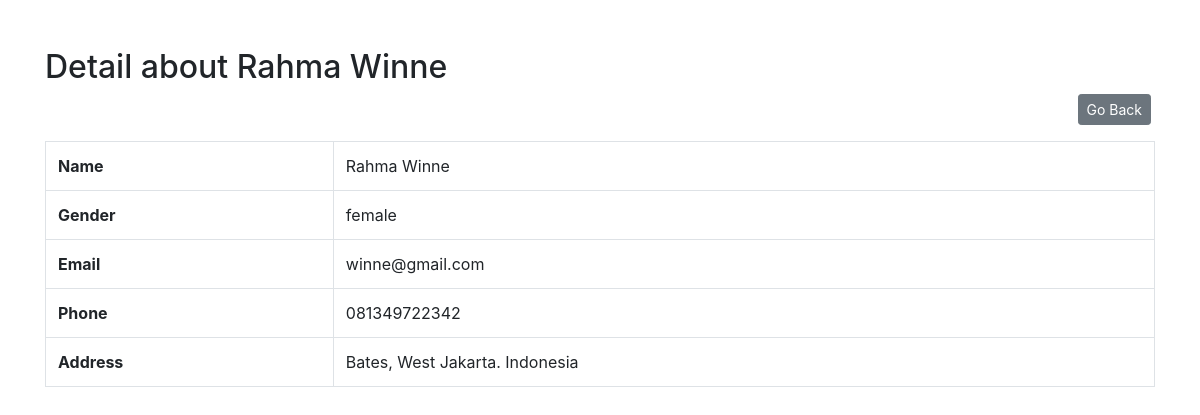
The app's page /read.php?id=19 with its own data.
### tables this page shows
CREATE TABLE `employee` (
  `id` int(11) NOT NULL,
  `name` varchar(255) NOT NULL,
  `gender` varchar(50) NOT NULL,
  `email` varchar(255) NOT NULL,
  `phone` varchar(15) NOT NULL,
  `address` varchar(255) NOT NULL
);

### class/Database.php (called while the page is built, shortened)
<?php
class Database {
   private $host = 'localhost';
   private $user = 'root';
   private $pass  = '';
   private $db_name = 'office';
   public $conn;
   public $stmt;
   public function __construct(){
      $dsn = 'mysql:host=' . $this->host . ';dbname=' . $this->db_name;
      $option = [
         PDO::ATTR_PERSISTENT => true,
         PDO::ATTR_ERRMODE => PDO::ERRMODE_EXCEPTION
      ];
      try{
         $this->conn = new PDO($dsn, $this->user, $this->pass, $option);
      }catch(PDOException $e){
         die($e->getMessage());
      }
   }
   public function query($query){
      $this->stmt = $this->conn->prepare($query);
   }
   public function bind($param, $value, $type=null){
      if(is_null($type)){
         switch(true){
            default :
               $type = PDO::PARAM_STR;
         }
      }
      $this->stmt->bindValue($param, $value, $type);
   }
   public function execute(){
      $this->stmt->execute();
   }
   public function singleResult(){
      $this->execute();
      return $this->stmt->fetch(PDO::FETCH_ASSOC);
   }
}

### class/Employee.php (called while the page is built, shortened)
<?php
class Employee {
   public $db;
   public function __construct(){
      $this->db = new Database();
   }
   public function getEmployee($id){
      $query = "SELECT * FROM employee WHERE id = :id";
      $this->db->query($query);
      $this->db->bind('id', $id);
      return $this->db->singleResult();
   }
}

### read.php (the view, shortened to what this page needs)
<?php
$employee = new Employee();
$data = $employee->getEmployee($_GET['id']);
?>
<div class="container">
   <h2 class="mt-5">Detail about <?php echo $data['name']; ?></h2>
   <div class="row float-right mb-3 mr-1">
      <a class="btn btn-secondary btn-sm" href="index.php">Go Back</a>
   </div>
   <table class="table table-bordered table-hover mt-4">
      <tr>
         <th>Name</th>
         <td><?php echo $data['name']; ?></td>
      </tr>
      <tr>
         <th>Gender</th>
         <td><?php echo $data['gender']; ?></td>
      </tr>
      <tr>
         <th>Email</th>
         <td><?php echo $data['email']; ?></td>
      </tr>
      <tr>
         <th>Phone</th>
         <td><?php echo $data['phone']; ?></td>
      </tr>
      <tr>
         <th>Address</th>
         <td><?php echo $data['address']; ?></td>
      </tr>
   </table>
</div>

### records on screen
employee: name "Rahma Winne", gender "female", email "winne@gmail.com", phone "081349722342", address "Bates, West Jakarta. Indonesia"
